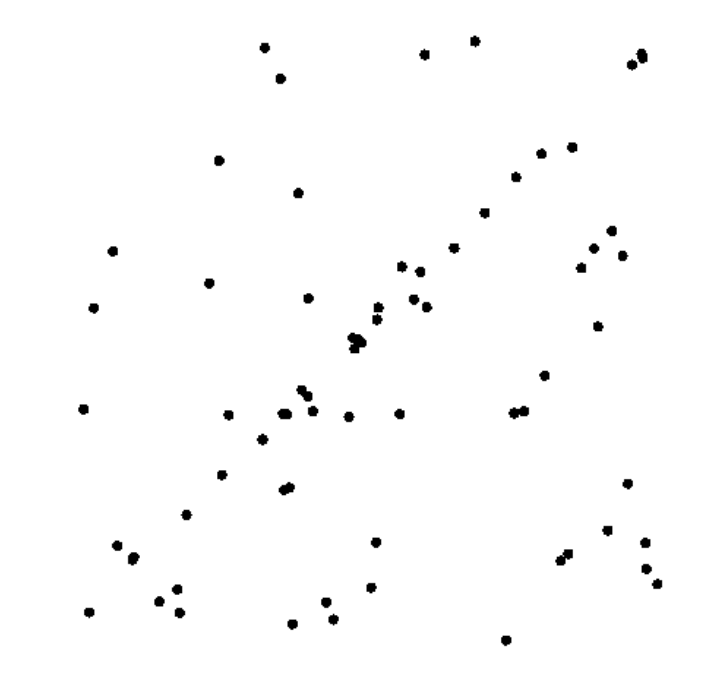
#> input picture Line Fitting using RANSAC algo/line_ransac.png, 719 x 673 px, found by its file name
$ python 'Line Fitting Ransac.py'
#> lines starting #> are read from the running program, lines starting #| are printed output that depends on the picture; after the words box and inside, x2 and y2 are one past the last pixel; in counts of white or black regions, pixels touching at a corner belong together
import numpy as np
import cv2
import matplotlib.pyplot as plt
import matplotlib.image as img
import math

delta = 25  # tolerance
coefficients = []


def ransac(arr):  # arr here is the 2D array of center of circles detected i.e. row0=(x1, y1) ; row1=(x2, y2)
    # print(arr.shape[0])
    max_count = 0
    for idx, x in enumerate(arr):
        # print(idx, x)
        for idy in range(idx + 1, arr.shape[0]):
            y = arr[idy]
            point = (x, y)

            '''
            A, B, C are the coefficients of the line formed by the detected circles center.
            Ax + By + C = 0 --> equation of line
            A = (y1 - y2) ; B = (x2 - x1) ; C = (x1*y2 - x2*y1)
            '''

            A = point[0][1] - point[1][1]
            B = point[1][0] - point[0][0]
            C = (point[0][0] * point[1][1]) - (point[0][1] * point[1][0])

            '''
            Perpendicular distance from above line is --> |Ax1 + By1 + C|/sqrt(A^2 + B^2)
            If points are within tolerance or delta then they are considered as inliers
            '''
            inlierscount = 0
            for i in range(0, len(arr)):
                distance = abs((A * arr[i][0]) + (B * arr[i][1]) + C) / (pow((A * A) + (B * B), 0.5))
                if distance < delta:
                    inlierscount += 1

            if inlierscount > max_count:
                coefficients = [A, B, C]
                max_count = inlierscount

    for poi in arr:
        plt.scatter(poi[0], poi[1], color="green")

    A = coefficients[0]
    B = coefficients[1]
    C = coefficients[2]

    allxvalues = [poi[0] for poi in arr]

    xvalues = [min(allxvalues), max(allxvalues)]
    yvalues = [(-C - A * xvalues[0]) / B, (-C - A * xvalues[1]) / B]

    # slope = - (A / B)
    '''
    Code to calculate threshold/delta values line. Generates two parallel lines
    '''
    y_intercept_1 = C + delta * math.sqrt(A ** 2 + B ** 2)
    y_intercept_2 = C - delta * math.sqrt(A ** 2 + B ** 2)
    yvalues1 = [(-y_intercept_1 - A * xvalues[0]) / B, (-y_intercept_1 - A * xvalues[1]) / B]
    yvalues2 = [(-y_intercept_2 - A * xvalues[0]) / B, (-y_intercept_2 - A * xvalues[1]) / B]

    plt.plot(xvalues, yvalues, color="red")
    plt.plot(xvalues, yvalues1, color="blue")
    plt.plot(xvalues, yvalues2, color="blue")
    plt.title('Line Fitted using Ransac')
    print("Inliers count = ", max_count)
    plt.show()


'''
    Main -->
'''

input_img = cv2.imread('D:\line_ransac.png')
#> input_img is the input picture: shape (673, 719, 3); min 0, max 255, mean 252
cv2.imshow("Input Image", input_img)

input_gray = cv2.cvtColor(input_img, cv2.COLOR_BGR2GRAY)

'''
Kernel is the window we have to blur in. Odd num coz helps in finding central pixel.
Average blur finds avg of surrounding pixels. Gaussian gives weights. In median we find median of the kernel and allot to central.

Blur kernel size at 5 gives better output than 9. Helps to distinguish several dots which are together.
'''

input_gray = cv2.medianBlur(input_gray, 5)
# input_gray = cv2.bilateralFilter(input_gray, 9, 75, 75)  # sharp edges are preserved with noise removal hence best
# to use input_gray = cv2.GaussianBlur(input_gray, (5, 5), 0)  # reduces detail in image

edges = cv2.Canny(input_gray, 255, 125)
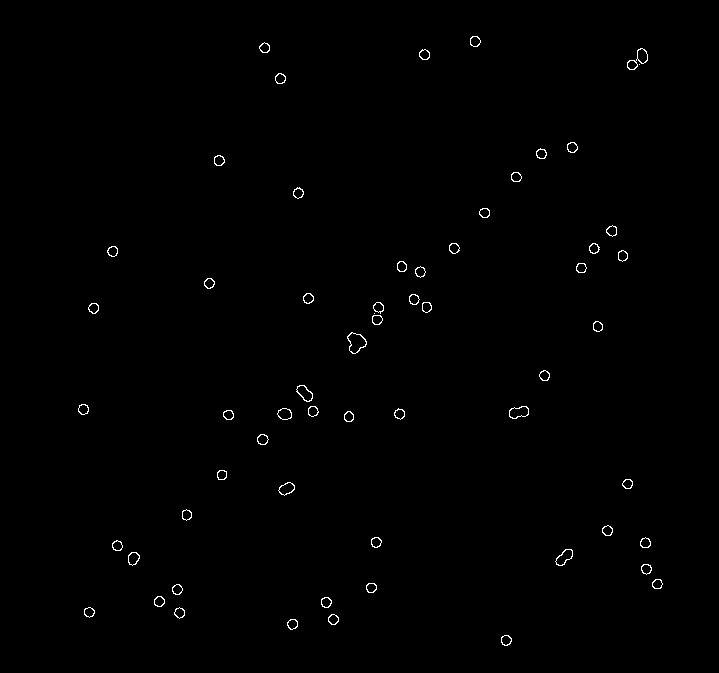
#> edges: shape (673, 719); 0.5% white in thin lines or dots, all inside (x1, y1, x2, y2) = (78, 36, 663, 646)
cv2.imshow("Canny", edges)
cv2.imshow('Blurred', input_gray)

# for Hough Circles reference --> https://theailearner.com/tag/cv2-houghcircles/
circle = cv2.HoughCircles(image=edges, method=cv2.HOUGH_GRADIENT, dp=1.5, minDist=8, param1=30, param2=30 / 3,
                          minRadius=3, maxRadius=8)
#> circle = 63 rows, first 8: [453.8, 248.2, 6.15], [326.2, 602.2, 6.3], [506.2, 639.8, 6.15], [291.8, 623.2, 6], [377.2, 306.8, 5.25], [579.8, 267.8, 4.95], [279.8, 78.75, 6.15], [300.8, 389.2, 5.4]
'''
I have used int32 data-type since operations performed on co-ordinates go beyond limit of int16.
'''
# 'circle' returned above is an array with elements --> H[x, y, r] where (x, y) is center of circle and r is radius

count = 0
model = []
if circle is not None:
    circle = np.int32(np.around(circle))  # np.around rounds off values to the nearest integer
#> circle = 63 rows, first 8: [454, 248, 6], [326, 602, 6], [506, 640, 6], [292, 623, 6], [377, 307, 5], [580, 268, 5], [280, 79, 6], [301, 389, 5]
    for i in circle[0, :]:
        cv2.circle(input_img, (i[0], i[1]), i[2], (0, 255, 0), 3)  # prints detected circle
        cv2.circle(input_img, (i[0], i[1]), 2, (0, 0, 255), 2)  # prints circle center
        count += 1
        model.append([i[0], i[1]])
#> this loop made 63 passes
#> i on passes 1 to 12: [454, 248, 6], [326, 602, 6], [506, 640, 6], [292, 623, 6], [377, 307, 5], [580, 268, 5], [280, 79, 6], [301, 389, 5], [631, 65, 5], [358, 340, 7], [112, 251, 6], [427, 307, 6]
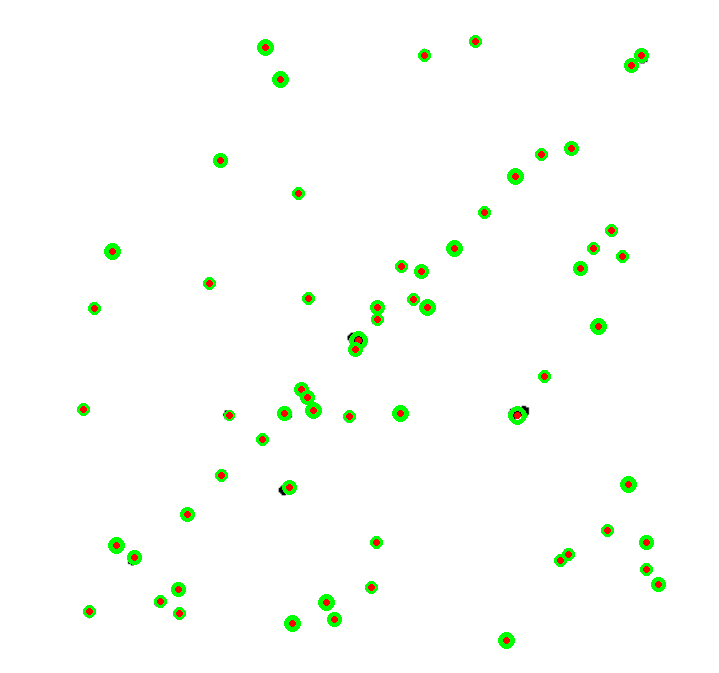
#> input_img: shape (673, 719, 3); 2.14% of pixels changed, all inside (x1, y1, x2, y2) = (77, 35, 666, 649)
#> after the loop, count = 63; model = 63 pairs, first value 83 to 658, second value 41 to 640
else:
    print("\nNoneType Error!")

model_array = np.array(model)
#> model_array has the same summary as model
# print(model_array.shape)

print("Detected Circles Count = ", count)
#| Detected Circles Count =  63

ransac(model_array)
#> the loop in ransac, `for idx, x in enumerate(arr):` made 63 passes
#> x on passes 1 to 12: [454, 248], [326, 602], [506, 640], [292, 623], [377, 307], [580, 268], [280, 79], [301, 389], [631, 65], [358, 340], [112, 251], [427, 307]
#> after the loop in ransac, `for idx, x in enumerate(arr):`: coefficients = [-92, -96, 65576]; max_count = 25
#> the loop in ransac, `for poi in arr:` made 63 passes
#> in ransac, `A = coefficients[0]`: A = -92
#> in ransac, `B = coefficients[1]`: B = -96
#> in ransac, `C = coefficients[2]`: C = 65576
#> in ransac, `allxvalues = [poi[0] for poi in arr]`: allxvalues = 63 values, max 658 at index 21, min 83 at index 22, mean 386
#> in ransac, `xvalues = [min(allxvalues), max(allxvalues)]`: xvalues = [83, 658]
#> in ransac, `yvalues = [(-C - A * xvalues[0]) / B, (-C - A * xvalues[1]) / B]`: yvalues = [603.5, 52.5]
#> in ransac, `y_intercept_1 = C + delta * math.sqrt(A ** 2 + B ** 2)`: y_intercept_1 = 68900.2
#> in ransac, `y_intercept_2 = C - delta * math.sqrt(A ** 2 + B ** 2)`: y_intercept_2 = 62251.8
#> in ransac, `yvalues1 = [(-y_intercept_1 - A * xvalues[0]) / B, (-y_intercept_1 - A..`: yvalues1 = [638.2, 87.13]
#> in ransac, `yvalues2 = [(-y_intercept_2 - A * xvalues[0]) / B, (-y_intercept_2 - A..`: yvalues2 = [568.9, 17.87]
#| Inliers count =  25
#> in ransac, `plt.show()`:
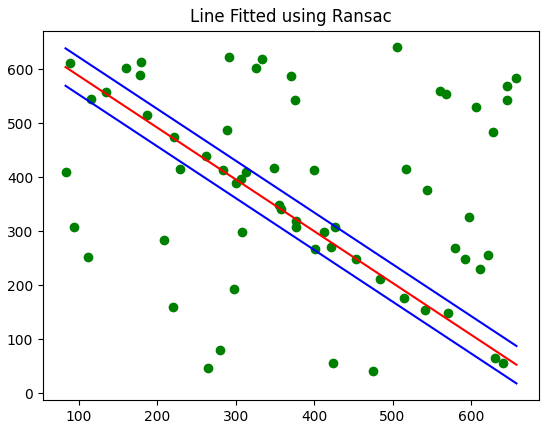
#> figure drawn by matplotlib, 1 panel

cv2.imshow("Detected Circles", input_img)

cv2.waitKey(0)
cv2.destroyAllWindows()
